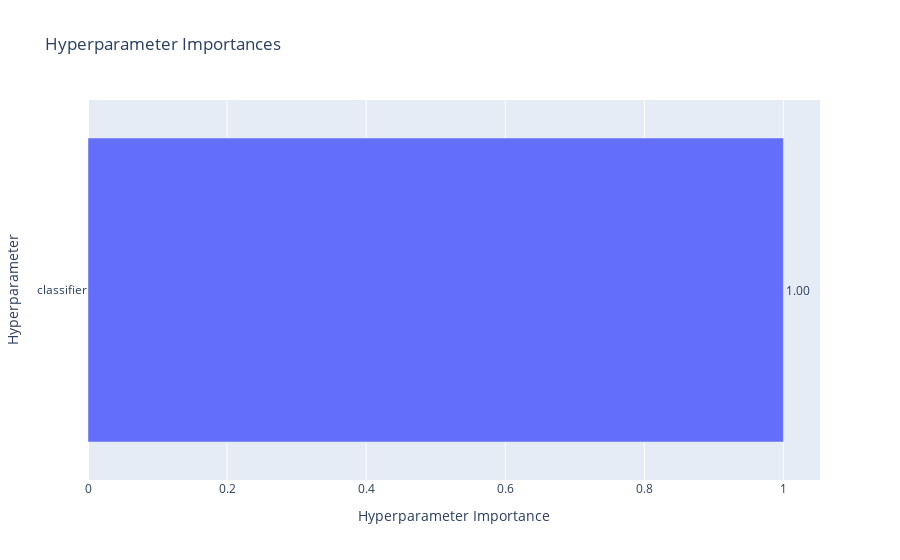

The cell this chart's notebook holds for it:
### Code cell
# 5. Hyperparameter Importance
plot_param_importances(study).show()

### Figure 1 — Plotly figure (JSON) as saved in the notebook; plotly's stock layout.template omitted (floating-point values rounded to 4 significant figures)
{"data": [{"cliponaxis": false, "hovertemplate": ["classifier (CategoricalDistribution): 1.0<extra></extra>"], "name": "Objective Value", "orientation": "h", "text": ["1.00"], "textposition": "outside", "type": "bar", "x": [1], "y": ["classifier"]}], "layout": {"title": {"text": "Hyperparameter Importances"}, "xaxis": {"title": {"text": "Hyperparameter Importance"}}, "yaxis": {"title": {"text": "Hyperparameter"}}}}
